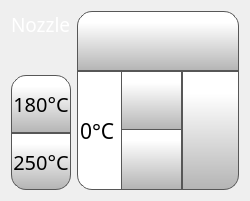
    <widget class="QWidget" name="horizontalLayoutWidget">
     <property name="geometry">
      <rect>
       <x>10</x>
       <y>130</y>
       <width>250</width>
       <height>201</height>
      </rect>
     </property>
     <layout class="QHBoxLayout" name="horizontalLayout_2" stretch="1,3">
      <item>
       <layout class="QVBoxLayout" name="verticalLayout_2">
        <property name="spacing">
         <number>0</number>
        </property>
        <item alignment="Qt::AlignHCenter">
         <widget class="QLabel" name="toolLabel">
          <property name="font">
           <font>
            <family>Gotham Light</family>
            <pointsize>14</pointsize>
            <weight>50</weight>
            <bold>false</bold>
           </font>
          </property>
          <property name="styleSheet">
           <string notr="true">color: rgb(255, 255, 255);</string>
          </property>
          <property name="text">
           <string>Nozzle</string>
          </property>
         </widget>
        </item>
        <item alignment="Qt::AlignHCenter">
         <widget class="QLabel" name="tool0Label">
          <property name="minimumSize">
           <size>
            <width>20</width>
            <height>20</height>
           </size>
          </property>
          <property name="maximumSize">
           <size>
            <width>40</width>
            <height>40</height>
           </size>
          </property>
          <property name="font">
           <font>
            <family>Gotham</family>
            <pointsize>16</pointsize>
            <weight>50</weight>
            <bold>false</bold>
            <underline>false</underline>
            <strikeout>false</strikeout>
           </font>
          </property>
          <property name="styleSheet">
           <string notr="true">margin : 4px</string>
          </property>
          <property name="text">
           <string/>
          </property>
          <property name="pixmap">
           <pixmap resource="../resources/resource.qrc">:/Icons/img/icons/Nozzle.png</pixmap>
          </property>
          <property name="scaledContents">
           <bool>true</bool>
          </property>
         </widget>
        </item>
        <item>
         <widget class="QPushButton" name="tool180PreheatButton">
          <property name="sizePolicy">
           <sizepolicy hsizetype="Expanding" vsizetype="Expanding">
            <horstretch>0</horstretch>
            <verstretch>0</verstretch>
           </sizepolicy>
          </property>
          <property name="minimumSize">
           <size>
            <width>0</width>
            <height>0</height>
           </size>
          </property>
          <property name="font">
           <font>
            <family>Gotham</family>
            <pointsize>15</pointsize>
           </font>
          </property>
          <property name="styleSheet">
           <string notr="true">QPushButton {
     border: 1px solid rgb(87, 87, 87);

	background-color: qlineargradient(spread:pad, x1:0, y1:1, x2:0, y2:0.188, stop:0 rgba(180, 180, 180, 255), stop:1 rgba(255, 255, 255, 255));
	border-top-right-radius: 15px;
border-top-left-radius: 15px;

}

QPushButton:pressed {
    background-color: qlineargradient(x1: 0, y1: 0, x2: 0, y2: 1,
                                      stop: 0 #dadbde, stop: 1 #f6f7fa);
}

QPushButton:flat {
    border: none; /* no border for a flat push button */
}

QPushButton:default {
    border-color: navy; /* make the default button prominent */
}

QPushButton:focus {
	outline: none;
}</string>
          </property>
          <property name="text">
           <string>180°C</string>
          </property>
          <property name="iconSize">
           <size>
            <width>50</width>
            <height>50</height>
           </size>
          </property>
          <property name="checkable">
           <bool>false</bool>
          </property>
          <property name="autoDefault">
           <bool>false</bool>
          </property>
          <property name="default">
           <bool>false</bool>
          </property>
          <property name="flat">
           <bool>false</bool>
          </property>
         </widget>
        </item>
        <item>
         <widget class="QPushButton" name="tool250PreheatButton">
          <property name="sizePolicy">
           <sizepolicy hsizetype="Expanding" vsizetype="Expanding">
            <horstretch>0</horstretch>
            <verstretch>0</verstretch>
           </sizepolicy>
          </property>
          <property name="minimumSize">
           <size>
            <width>0</width>
            <height>0</height>
           </size>
          </property>
          <property name="font">
           <font>
            <family>Gotham</family>
            <pointsize>15</pointsize>
           </font>
          </property>
          <property name="styleSheet">
           <string notr="true">QPushButton {
     border: 1px solid rgb(87, 87, 87);

	background-color: qlineargradient(spread:pad, x1:0, y1:1, x2:0, y2:0.188, stop:0 rgba(180, 180, 180, 255), stop:1 rgba(255, 255, 255, 255));
	border-bottom-right-radius: 15px;
border-bottom-left-radius: 15px;
}

QPushButton:pressed {
    background-color: qlineargradient(x1: 0, y1: 0, x2: 0, y2: 1,
                                      stop: 0 #dadbde, stop: 1 #f6f7fa);
}

QPushButton:flat {
    border: none; /* no border for a flat push button */
}

QPushButton:default {
    border-color: navy; /* make the default button prominent */
}

QPushButton:focus {
	outline: none;
}</string>
          </property>
          <property name="text">
           <string>250°C</string>
          </property>
          <property name="iconSize">
           <size>
            <width>50</width>
            <height>50</height>
           </size>
          </property>
          <property name="checkable">
           <bool>false</bool>
          </property>
          <property name="autoDefault">
           <bool>false</bool>
          </property>
          <property name="default">
           <bool>false</bool>
          </property>
          <property name="flat">
           <bool>false</bool>
          </property>
         </widget>
        </item>
       </layout>
      </item>
      <item>
       <layout class="QVBoxLayout" name="verticalLayout" stretch="1,2">
        <property name="spacing">
         <number>0</number>
        </property>
        <item>
         <widget class="QPushButton" name="toolToggleTemperatureButton">
          <property name="sizePolicy">
           <sizepolicy hsizetype="Expanding" vsizetype="Minimum">
            <horstretch>0</horstretch>
            <verstretch>0</verstretch>
           </sizepolicy>
          </property>
          <property name="minimumSize">
           <size>
            <width>0</width>
            <height>0</height>
           </size>
          </property>
          <property name="font">
           <font>
            <family>Gotham</family>
            <pointsize>15</pointsize>
           </font>
          </property>
          <property name="styleSheet">
           <string notr="true">QPushButton {
     border: 1px solid rgb(87, 87, 87);
 border-top-right-radius:15px;
 border-top-left-radius:15px;
	background-color: qlineargradient(spread:pad, x1:0, y1:1, x2:0, y2:0.188, stop:0 rgba(180, 180, 180, 255), stop:1 rgba(255, 255, 255, 255));
}

QPushButton:pressed {
    background-color: qlineargradient(x1: 0, y1: 0, x2: 0, y2: 1,
                                      stop: 0 #dadbde, stop: 1 #f6f7fa);
}

QPushButton:flat {
    border: none; /* no border for a flat push button */
}

QPushButton:default {
    border-color: navy; /* make the default button prominent */
}

QPushButton:focus {
	outline: none;
}</string>
          </property>
          <property name="text">
           <string/>
          </property>
          <property name="icon">
           <iconset resource="../resources/resource.qrc">
            <normaloff>:/Icons/img/icons/NozzleSelect_0.png</normaloff>
            <normalon>:/Icons/img/icons/NozzleSelect_1.png</normalon>:/Icons/img/icons/NozzleSelect_0.png</iconset>
          </property>
          <property name="iconSize">
           <size>
            <width>70</width>
            <height>70</height>
           </size>
          </property>
          <property name="checkable">
           <bool>true</bool>
          </property>
          <property name="checked">
           <bool>false</bool>
          </property>
          <property name="autoDefault">
           <bool>false</bool>
          </property>
          <property name="default">
           <bool>false</bool>
          </property>
          <property name="flat">
           <bool>false</bool>
          </property>
         </widget>
        </item>
        <item>
         <layout class="QHBoxLayout" name="horizontalLayout" stretch="3,2">
          <property name="spacing">
           <number>0</number>
          </property>
          <property name="topMargin">
           <number>0</number>
          </property>
          <property name="bottomMargin">
           <number>0</number>
          </property>
          <item>
           <widget class="QSpinBox" name="toolTempSpinBox">
            <property name="sizePolicy">
             <sizepolicy hsizetype="Expanding" vsizetype="Expanding">
              <horstretch>0</horstretch>
              <verstretch>0</verstretch>
             </sizepolicy>
            </property>
            <property name="minimumSize">
             <size>
              <width>0</width>
              <height>0</height>
             </size>
            </property>
            <property name="font">
             <font>
              <family>Gotham</family>
              <pointsize>16</pointsize>
             </font>
            </property>
            <property name="styleSheet">
             <string notr="true">QSpinBox {
border-bottom-left-radius: 15px;
qproperty-alignment: 'AlignVCenter | AlignHCenter';
border: 1px solid rgb(87, 87, 87);
	background-color: rgb(255, 255, 255);
}

QSpinBox ::text {
	background-color: rgb(255, 146, 57);
}

QSpinBox ::text:selected {
	background-color: rgb(255, 146, 57);
   
}
QSpinBox::up-button {
     border-left: 1px solid rgb(87, 87, 87);
border-bottom: 1px solid rgb(87, 87, 87);

    min-width: 60px;   /* sets minimal button width */
	background-color: qlineargradient(spread:pad, x1:0, y1:1, x2:0, y2:0.188, stop:0 rgba(180, 180, 180, 255), stop:1 rgba(255, 255, 255, 255));
}

QSpinBox::up-arrow { image: url(:/Navigation/img/Navigation/arrows.png);
    width: 25px;
     height: 25px;
padding: 5px; 
}



QSpinBox::up-button:pressed {
    background-color: qlineargradient(x1: 0, y1: 0, x2: 0, y2: 1,
                                      stop: 0 #dadbde, stop: 1 #f6f7fa);
}


QSpinBox::down-button {
     border-left: 1px solid rgb(87, 87, 87);
border-top: 1px solid rgb(87, 87, 87);
    min-width: 60px;   /* sets minimal button width */
	background-color: qlineargradient(spread:pad, x1:0, y1:1, x2:0, y2:0.188, stop:0 rgba(180, 180, 180, 255), stop:1 rgba(255, 255, 255, 255));
margin-top: -2px;

}

QSpinBox::down-arrow {image: url(:/Navigation/img/Navigation/arrows-5.png);
    width: 25px;
     height: 25px;
padding: 5px;
}

QSpinBox::down-button:pressed {
    background-color: qlineargradient(x1: 0, y1: 0, x2: 0, y2: 1,
                                      stop: 0 #dadbde, stop: 1 #f6f7fa);

}

</string>
            </property>
            <property name="frame">
             <bool>false</bool>
            </property>
            <property name="readOnly">
             <bool>false</bool>
            </property>
            <property name="buttonSymbols">
             <enum>QAbstractSpinBox::UpDownArrows</enum>
            </property>
            <property name="accelerated">
             <bool>true</bool>
            </property>
            <property name="suffix">
             <string>°C</string>
            </property>
            <property name="maximum">
             <number>300</number>
            </property>
            <property name="singleStep">
             <number>1</number>
            </property>
            <property name="value">
             <number>0</number>
            </property>
           </widget>
          </item>
          <item>
           <widget class="QPushButton" name="setToolTempButton">
            <property name="sizePolicy">
             <sizepolicy hsizetype="Expanding" vsizetype="Expanding">
              <horstretch>0</horstretch>
              <verstretch>0</verstretch>
             </sizepolicy>
            </property>
            <property name="minimumSize">
             <size>
              <width>0</width>
              <height>0</height>
             </size>
            </property>
            <property name="font">
             <font>
              <family>Gotham</family>
              <pointsize>13</pointsize>
             </font>
            </property>
            <property name="styleSheet">
             <string notr="true">QPushButton {
     border: 1px solid rgb(87, 87, 87);
	background-color: qlineargradient(spread:pad, x1:0, y1:1, x2:0, y2:0.188, stop:0 rgba(180, 180, 180, 255), stop:1 rgba(255, 255, 255, 255));
border-bottom-right-radius: 15px;

}

QPushButton:pressed {
    background-color: qlineargradient(x1: 0, y1: 0, x2: 0, y2: 1,
                                      stop: 0 #dadbde, stop: 1 #f6f7fa);
}

QPushButton:flat {
    border: none; /* no border for a flat push button */
}

QPushButton:default {
    border-color: navy; /* make the default button prominent */
}

QPushButton:focus {
	outline: none;
}</string>
            </property>
            <property name="text">
             <string/>
            </property>
            <property name="icon">
             <iconset resource="../resources/resource.qrc">
              <normaloff>:/Icons/img/icons/verification-mark.png</normaloff>:/Icons/img/icons/verification-mark.png</iconset>
            </property>
            <property name="iconSize">
             <size>
              <width>30</width>
              <height>30</height>
             </size>
            </property>
           </widget>
          </item>
         </layout>
        </item>
       </layout>
      </item>
     </layout>
    </widget>
